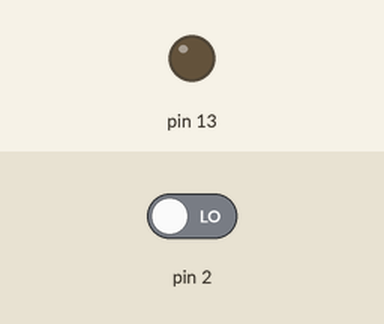
Simulated run of this sketch. Board: Arduino Uno, built with avr-gcc and run on an emulated ATmega328P. Shown: output pins drawn as LEDs (lit = HIGH). The inputs (shaded band) are chosen by the test bench; at power-on: pin 2 LOW.

Above: at 1.2 s.
1.3 s: pin 2 driven HIGH
At 2.5 s:
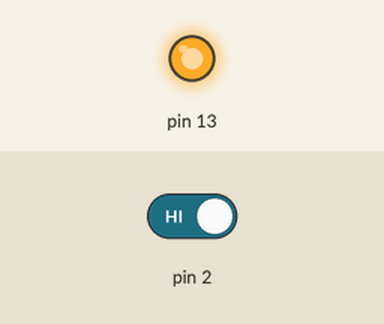
2.8 s: pin 2 driven LOW
At 3.6 s:
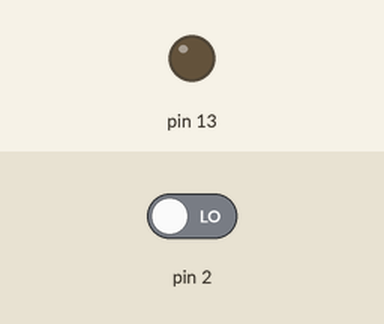
Timing chart, 0 to 5.8 s (numbered marks = the images above; inputs shaded):
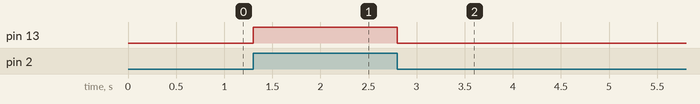

The sketch:

Switch1.ino
```cpp
void setup() {
    pinMode(13, OUTPUT);
}

void loop() {
    boolean sw = digitalRead(2);
    digitalWrite(13, sw);
}
```

Measured:
- after the input at 1.3 s, pin 13: LOW → HIGH at once
- after the input at 2.8 s, pin 13: HIGH → LOW at once
